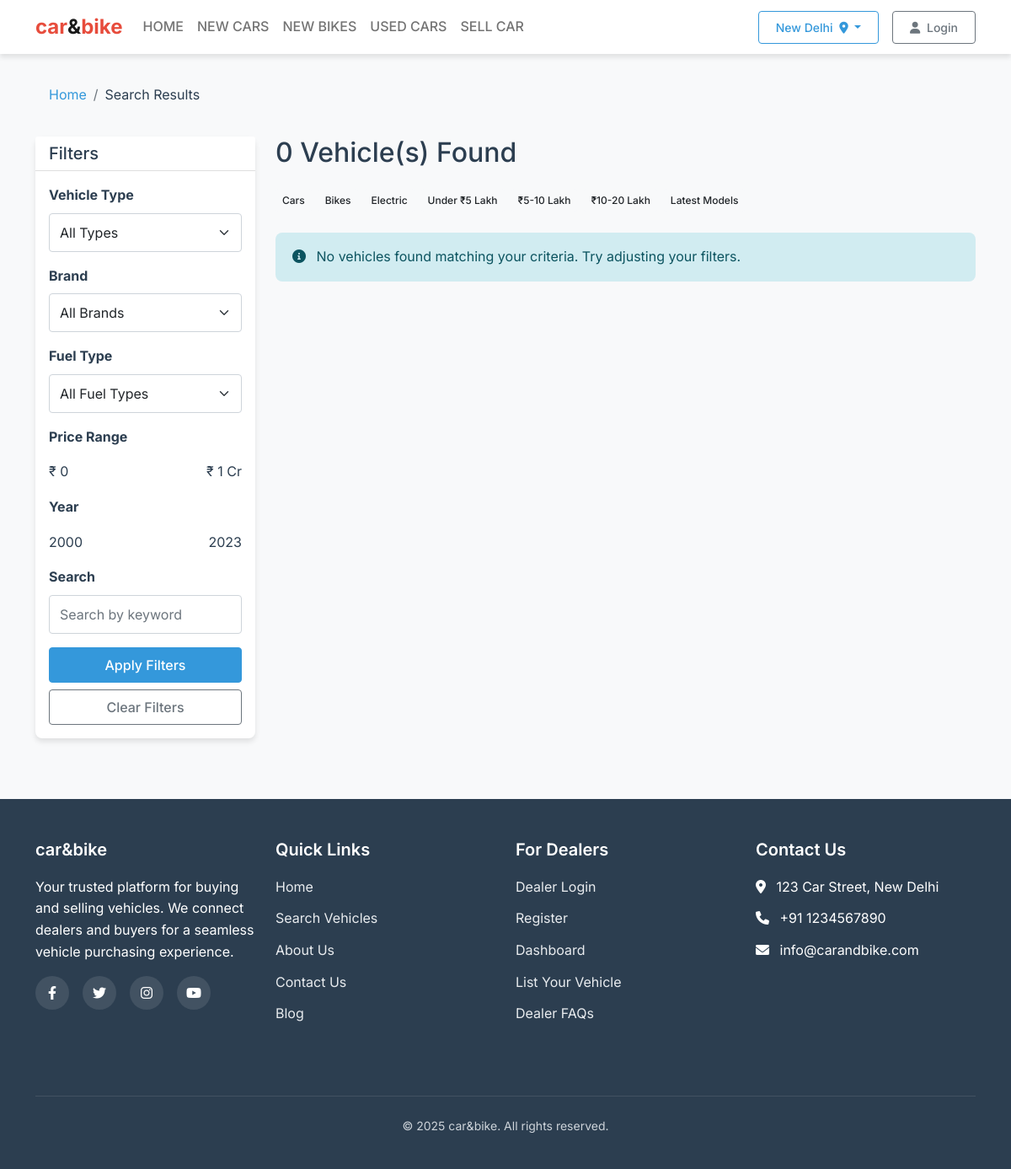
Before: /search with the older database file.
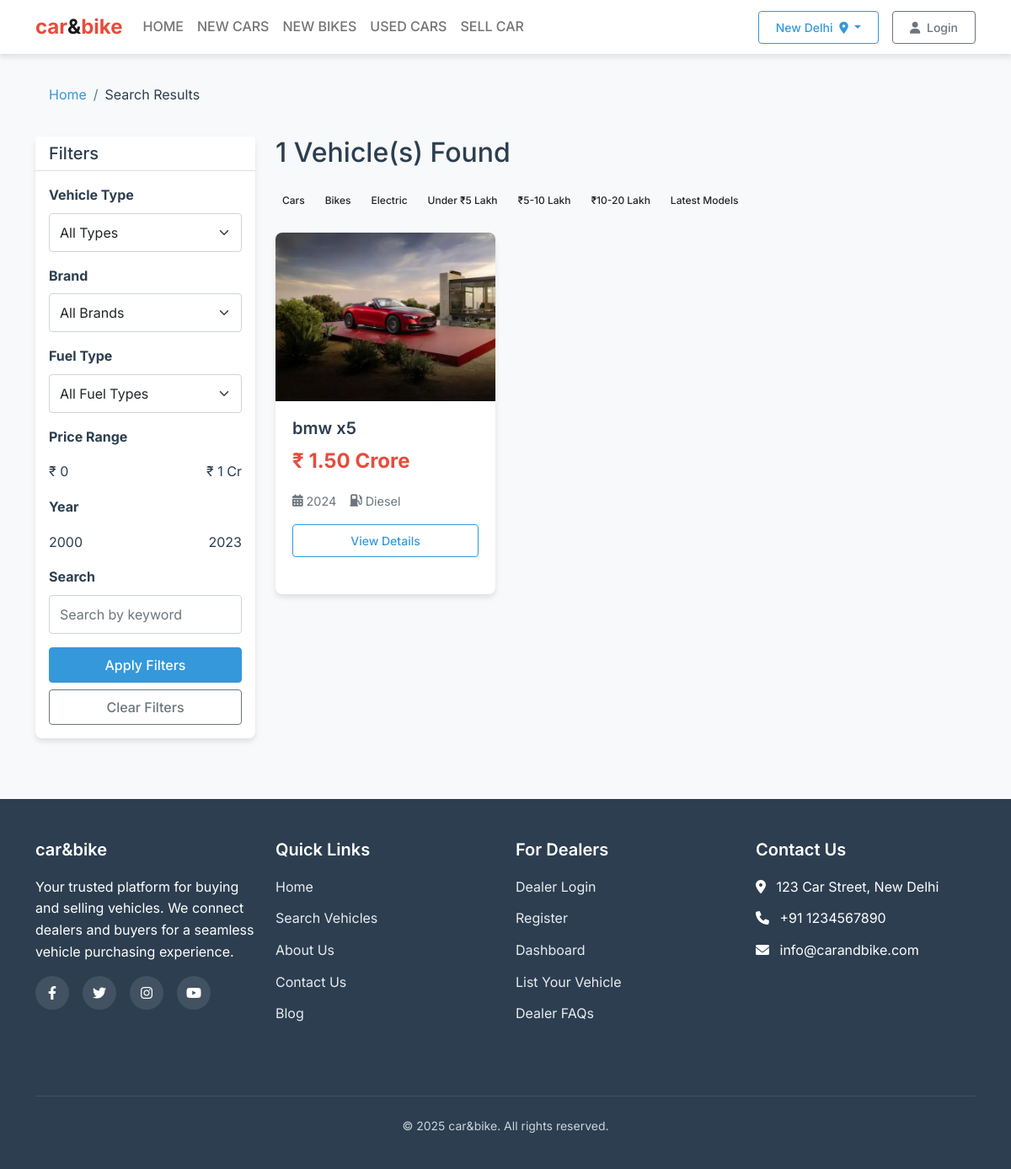
After: the same page with the newer database file.
### models.py (models this page shows, shortened)
class Vehicle(db.Model):
    __tablename__ = 'vehicles'
    id = db.Column(db.Integer, primary_key=True)
    type = db.Column(db.Enum(VehicleType), nullable=False)
    brand = db.Column(db.String(50), nullable=False)
    model = db.Column(db.String(50), nullable=False)
    variant = db.Column(db.String(50))
    year = db.Column(db.Integer, nullable=False)
    mileage = db.Column(db.Float)
    fuel_type = db.Column(db.Enum(FuelType), nullable=False)
    transmission = db.Column(db.String(20))
    color = db.Column(db.String(20))
    price = db.Column(db.Float, nullable=False)
    description = db.Column(db.Text)
    features = db.Column(db.Text)
    is_featured = db.Column(db.Boolean, default=False)
    is_sold = db.Column(db.Boolean, default=False)
    created_at = db.Column(db.DateTime, default=datetime.utcnow)
    updated_at = db.Column(db.DateTime, default=datetime.utcnow, onupdate=datetime.utcnow)
    dealer_id = db.Column(db.Integer, db.ForeignKey('dealers.id'), nullable=False)
    images = db.relationship('VehicleImage', backref='vehicle', lazy=True, cascade="all, delete-orphan")
    @property
    def primary_image(self):
        return self.images[0] if self.images else None
    @property
    def formatted_price(self):
        if self.price >= 10000000:  # 1 crore = 10,000,000
            return f"₹ {self.price/10000000:.2f} Crore"
        elif self.price >= 100000:  # 1 lakh = 100,000
            return f"₹ {self.price/100000:.2f} Lakh"
        else:
            return f"₹ {self.price:,.2f}"

class VehicleImage(db.Model):
    __tablename__ = 'vehicle_images'
    id = db.Column(db.Integer, primary_key=True)
    filename = db.Column(db.String(255), nullable=False)
    is_primary = db.Column(db.Boolean, default=False)
    upload_date = db.Column(db.DateTime, default=datetime.utcnow)
    vehicle_id = db.Column(db.Integer, db.ForeignKey('vehicles.id'), nullable=False)

### routes.py (the view, shortened to what this page needs)
@app.route('/search', methods=['GET'])
def search():
    form = SearchForm(request.args)
    query = []
    query.append(Vehicle.is_sold == False)
    if form.vehicle_type.data:
        query.append(Vehicle.type == form.vehicle_type.data)
    if form.brand.data:
        query.append(Vehicle.brand == form.brand.data)
    if form.min_price.data:
        query.append(Vehicle.price >= form.min_price.data)
    if form.max_price.data:
        query.append(Vehicle.price <= form.max_price.data)
    if form.min_year.data:
        query.append(Vehicle.year >= form.min_year.data)
    if form.max_year.data:
        query.append(Vehicle.year <= form.max_year.data)
    if form.fuel_type.data:
        query.append(Vehicle.fuel_type == form.fuel_type.data)
    if query:
        vehicles = Vehicle.query.filter(and_(*query)).order_by(Vehicle.created_at.desc()).all()
    else:
        vehicles = Vehicle.query.filter_by(is_sold=False).order_by(Vehicle.created_at.desc()).all()
    brands = get_brands()
    return render_template('search_results.html',
                           vehicles=vehicles,
                           form=form,
                           brands=brands,
                           fuel_types=FuelType,
                           vehicle_types=VehicleType)

### templates/search_results.html (shortened to what this page needs)
{% extends 'layout.html' %}
{% block extra_css %}
<link rel="stylesheet" href="https://cdnjs.cloudflare.com/ajax/libs/noUiSlider/15.5.1/nouislider.min.css">
{% endblock %}
{% block content %}
<div class="container mt-4 mb-5">
    <nav aria-label="breadcrumb">
        <ol class="breadcrumb">
            <li class="breadcrumb-item"><a href="{{ url_for('index') }}">Home</a></li>
            <li class="breadcrumb-item active">Search Results</li>
        </ol>
    </nav>
    <div class="row">
        <div class="col-lg-3 mb-4" id="filter-container">
            <div class="card">
                <div class="card-header bg-white">
                    <h5 class="mb-0">Filters</h5>
                </div>
                <div class="card-body">
                    <form action="{{ url_for('search') }}" method="get" id="search-form">
                        <div class="mb-3">
                            <label for="vehicle_type" class="form-label fw-bold">Vehicle Type</label>
                            <select name="vehicle_type" id="vehicle_type" class="form-select">
                                <option value="">All Types</option>
                            </select>
                        </div>
                        <div class="mb-3">
                            <label for="brand" class="form-label fw-bold">Brand</label>
                            <select name="brand" id="brand" class="form-select">
                                <option value="">All Brands</option>
                            </select>
                        </div>
                        <div class="mb-3">
                            <label for="fuel_type" class="form-label fw-bold">Fuel Type</label>
                            <select name="fuel_type" id="fuel_type" class="form-select">
                                <option value="">All Fuel Types</option>
                            </select>
                        </div>
                        <div class="mb-3">
                            <label class="form-label fw-bold">Price Range</label>
                            <div class="d-flex justify-content-between mt-2">
                                <span id="min-price-display">₹ 0</span>
                                <span id="max-price-display">₹ 1 Cr</span>
                            </div>
                        </div>
                        <div class="mb-3">
                            <label class="form-label fw-bold">Year</label>
                            <div class="d-flex justify-content-between mt-2">
                                <span id="min-year-display">2000</span>
                                <span id="max-year-display">2023</span>
                            </div>
                        </div>
                        <div class="mb-3">
                            <label for="query" class="form-label fw-bold">Search</label>
                            <input type="text" name="query" id="query" class="form-control" placeholder="Search by keyword" value="{{ form.query.data or '' }}">
                        </div>
                        <div class="d-grid gap-2">
                            <button type="submit" class="btn btn-primary">Apply Filters</button>
                            <button type="button" id="clear-filters" class="btn btn-outline-secondary">Clear Filters</button>
                        </div>
                    </form>
                </div>
            </div>
        </div>
        <div class="col-lg-9">
            <div class="d-flex justify-content-between align-items-center mb-3">
                <h2>{{ vehicles|length }} Vehicle(s) Found</h2>
            </div>
            <div class="mb-4">
                <div class="d-flex flex-wrap gap-2">
                    <a href="{{ url_for('search') }}?vehicle_type=CAR" class="badge bg-light text-dark text-decoration-none p-2">Cars</a>
                    <a href="{{ url_for('search') }}?vehicle_type=BIKE" class="badge bg-light text-dark text-decoration-none p-2">Bikes</a>
                    <a href="{{ url_for('search') }}?fuel_type=ELECTRIC" class="badge bg-light text-dark text-decoration-none p-2">Electric</a>
                    <a href="{{ url_for('search') }}?min_price=0&max_price=500000" class="badge bg-light text-dark text-decoration-none p-2">Under ₹5 Lakh</a>
                    <a href="{{ url_for('search') }}?min_price=500000&max_price=1000000" class="badge bg-light text-dark text-decoration-none p-2">₹5-10 Lakh</a>
                    <a href="{{ url_for('search') }}?min_price=1000000&max_price=2000000" class="badge bg-light text-dark text-decoration-none p-2">₹10-20 Lakh</a>
                    <a href="{{ url_for('search') }}?min_year=2022&max_year=2023" class="badge bg-light text-dark text-decoration-none p-2">Latest Models</a>
                </div>
            </div>
            {% if vehicles %}
            <div class="row">
                {% for vehicle in vehicles %}
                <div class="col-lg-4 col-md-6 mb-4">
                    <div class="vehicle-card">
                        <div class="vehicle-card-img">
                            {% if vehicle.primary_image %}
                            <img src="{{ url_for('static', filename='uploads/' + vehicle.primary_image.filename) }}" alt="{{ vehicle.brand }} {{ vehicle.model }}">
                            {% else %}
                            <div class="no-image-placeholder d-flex align-items-center justify-content-center h-100">
                                <i class="fas fa-{% if vehicle.type.name == 'BIKE' %}motorcycle{% else %}car{% endif %} fa-3x text-muted"></i>
                            </div>
                            {% endif %}
                        </div>
                        <div class="vehicle-card-body">
                            <h5 class="vehicle-title">{{ vehicle.brand }} {{ vehicle.model }}</h5>
                            <div class="vehicle-price">{{ vehicle.formatted_price }}</div>
                            <div class="vehicle-details">
                                <span class="vehicle-detail"><i class="fas fa-calendar-alt me-1"></i> {{ vehicle.year }}</span>
                                <span class="vehicle-detail"><i class="fas fa-gas-pump me-1"></i> {{ vehicle.fuel_type.value }}</span>
                            </div>
                            <div class="mt-3">
                                <a href="{{ url_for('vehicle_detail', vehicle_id=vehicle.id) }}" class="btn btn-sm btn-outline-primary w-100">View Details</a>
                            </div>
                        </div>
                    </div>
                </div>
                {% endfor %}
            </div>
            {% else %}
            <div class="alert alert-info">
                <i class="fas fa-info-circle me-2"></i> No vehicles found matching your criteria. Try adjusting your filters.
            </div>
            {% endif %}
        </div>
    </div>
</div>
{% endblock %}

### templates/layout.html (shortened to what this page needs)
<!DOCTYPE html>
<html lang="en">
<head>
    <link href="https://cdn.jsdelivr.net/npm/bootstrap@5.1.3/dist/css/bootstrap.min.css" rel="stylesheet">
    <link rel="stylesheet" href="https://cdnjs.cloudflare.com/ajax/libs/font-awesome/6.0.0/css/all.min.css">
    <link rel="stylesheet" href="https://cdnjs.cloudflare.com/ajax/libs/noUiSlider/15.5.1/nouislider.min.css">
    <link rel="stylesheet" href="{{ url_for('static', filename='css/bootstrap-custom.css') }}">
    <link rel="stylesheet" href="{{ url_for('static', filename='css/style.css') }}">
    {% block extra_css %}{% endblock %}
</head>
<body>
    <nav class="navbar navbar-expand-lg navbar-light sticky-top">
        <div class="container">
            <a class="navbar-brand" href="{{ url_for('index') }}">
                <span>car</span>&<span>bike</span>
            </a>
            <div class="collapse navbar-collapse" id="navbarNav">
                <ul class="navbar-nav me-auto">
                    <li class="nav-item">
                        <a class="nav-link {% if request.path == '/' %}active{% endif %}" href="{{ url_for('index') }}">HOME</a>
                    </li>
                    <li class="nav-item">
                        <a class="nav-link" href="{{ url_for('search') }}?vehicle_type=CAR">NEW CARS</a>
                    </li>
                    <li class="nav-item">
                        <a class="nav-link" href="{{ url_for('search') }}?vehicle_type=BIKE">NEW BIKES</a>
                    </li>
                    <li class="nav-item">
                        <a class="nav-link" href="{{ url_for('search') }}">USED CARS</a>
                    </li>
                    <li class="nav-item">
                        <a class="nav-link" href="#">SELL CAR</a>
                    </li>
                </ul>
                <div class="d-flex">
                    <div class="dropdown me-3">
                        <button class="btn btn-sm btn-outline-primary dropdown-toggle" type="button" id="locationDropdown" data-bs-toggle="dropdown">
                            New Delhi <i class="fas fa-map-marker-alt ms-1"></i>
                        </button>
                    </div>
                    {% if current_user.is_authenticated %}
                        <div class="dropdown">
                            <button class="btn btn-sm btn-outline-secondary dropdown-toggle" type="button" id="userDropdown" data-bs-toggle="dropdown">
                                <i class="fas fa-user me-1"></i> {{ current_user.username }}
                            </button>
                            <ul class="dropdown-menu">
                                <li><a class="dropdown-item" href="{{ url_for('dealer_dashboard') }}">Dashboard</a></li>
                                <li><a class="dropdown-item" href="{{ url_for('add_vehicle') }}">Add Vehicle</a></li>
                                <li><hr class="dropdown-divider"></li>
                                <li><a class="dropdown-item" href="{{ url_for('dealer_logout') }}">Logout</a></li>
                            </ul>
                        </div>
                    {% else %}
                        <a href="{{ url_for('dealer_login') }}" class="btn btn-sm btn-outline-secondary">
                            <i class="fas fa-user me-1"></i> Login
                        </a>
                    {% endif %}
                </div>
            </div>
        </div>
    </nav>
    <main>
        {% block content %}{% endblock %}
    </main>
    <footer>
        <div class="container">
            <div class="row">
                <div class="col-md-3 mb-4">
                    <h5 class="footer-heading">car&bike</h5>
                    <p>Your trusted platform for buying and selling vehicles. We connect dealers and buyers for a seamless vehicle purchasing experience.</p>
                    <div class="social-icons">
                        <a href="#" class="social-icon"><i class="fab fa-facebook-f"></i></a>
                        <a href="#" class="social-icon"><i class="fab fa-twitter"></i></a>
                        <a href="#" class="social-icon"><i class="fab fa-instagram"></i></a>
                        <a href="#" class="social-icon"><i class="fab fa-youtube"></i></a>
                    </div>
                </div>
                <div class="col-md-3 mb-4">
                    <h5 class="footer-heading">Quick Links</h5>
                    <ul class="footer-links">
                        <li><a href="{{ url_for('index') }}">Home</a></li>
                        <li><a href="{{ url_for('search') }}">Search Vehicles</a></li>
                        <li><a href="#">About Us</a></li>
                        <li><a href="#">Contact Us</a></li>
                        <li><a href="#">Blog</a></li>
                    </ul>
                </div>
                <div class="col-md-3 mb-4">
                    <h5 class="footer-heading">For Dealers</h5>
                    <ul class="footer-links">
                        <li><a href="{{ url_for('dealer_login') }}">Dealer Login</a></li>
                        <li><a href="{{ url_for('dealer_register') }}">Register</a></li>
                        <li><a href="{{ url_for('dealer_dashboard') }}">Dashboard</a></li>
                        <li><a href="{{ url_for('add_vehicle') }}">List Your Vehicle</a></li>
                        <li><a href="#">Dealer FAQs</a></li>
                    </ul>
                </div>
                <div class="col-md-3 mb-4">
                    <h5 class="footer-heading">Contact Us</h5>
                    <ul class="footer-links">
                        <li><i class="fas fa-map-marker-alt me-2"></i> 123 Car Street, New Delhi</li>
                        <li><i class="fas fa-phone me-2"></i> +91 1234567890</li>
                        <li><i class="fas fa-envelope me-2"></i> info@carandbike.com</li>
                    </ul>
                </div>
            </div>
            <div class="copyright">
                <p>&copy; 2025 car&bike. All rights reserved.</p>
            </div>
        </div>
    </footer>
</body>
</html>

Changed rows visible on the page:
added Vehicle: filename (picture), brand "bmw", model "x5", formatted_price "₹ 1.50 Crore", year "2024", fuel_type.value "Diesel"
Other visible differences:
{{ vehicles|length }}: "0" → "1"
text no longer shown: "No vehicles found matching your criteria. Try adjusting your filters."
